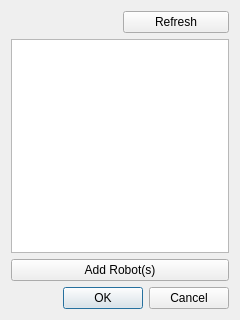
<?xml version="1.0" encoding="UTF-8"?>
<ui version="4.0">
 <class>scanRobotsDialog</class>
 <widget class="QDialog" name="scanRobotsDialog">
  <property name="geometry">
   <rect>
    <x>0</x>
    <y>0</y>
    <width>240</width>
    <height>320</height>
   </rect>
  </property>
  <property name="windowTitle">
   <string>Dialog</string>
  </property>
  <property name="modal">
   <bool>false</bool>
  </property>
  <layout class="QGridLayout" name="gridLayout">
   <item row="0" column="1">
    <widget class="QPushButton" name="button_refresh">
     <property name="text">
      <string>Refresh</string>
     </property>
    </widget>
   </item>
   <item row="2" column="0" colspan="2">
    <widget class="QPushButton" name="button_addRobots">
     <property name="text">
      <string>Add Robot(s)</string>
     </property>
    </widget>
   </item>
   <item row="3" column="0" colspan="2">
    <widget class="QDialogButtonBox" name="buttonBox">
     <property name="orientation">
      <enum>Qt::Horizontal</enum>
     </property>
     <property name="standardButtons">
      <set>QDialogButtonBox::Cancel|QDialogButtonBox::Ok</set>
     </property>
    </widget>
   </item>
   <item row="1" column="0" colspan="2">
    <widget class="QListView" name="scannedListView"/>
   </item>
  </layout>
 </widget>
 <resources/>
 <connections>
  <connection>
   <sender>buttonBox</sender>
   <signal>accepted()</signal>
   <receiver>scanRobotsDialog</receiver>
   <slot>accept()</slot>
   <hints>
    <hint type="sourcelabel">
     <x>248</x>
     <y>254</y>
    </hint>
    <hint type="destinationlabel">
     <x>157</x>
     <y>274</y>
    </hint>
   </hints>
  </connection>
  <connection>
   <sender>buttonBox</sender>
   <signal>rejected()</signal>
   <receiver>scanRobotsDialog</receiver>
   <slot>reject()</slot>
   <hints>
    <hint type="sourcelabel">
     <x>316</x>
     <y>260</y>
    </hint>
    <hint type="destinationlabel">
     <x>286</x>
     <y>274</y>
    </hint>
   </hints>
  </connection>
 </connections>
</ui>
